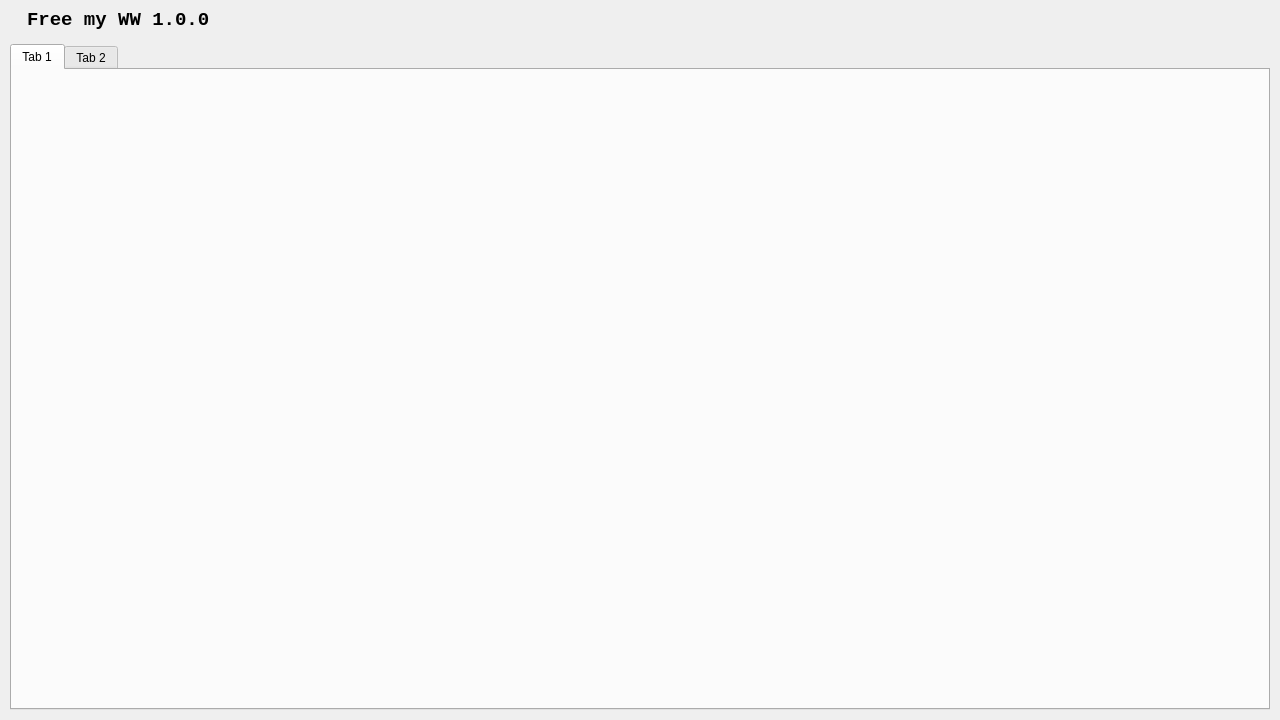
<?xml version="1.0" encoding="UTF-8"?>
<ui version="4.0">
 <class>Form</class>
 <widget class="QWidget" name="Form">
  <property name="geometry">
   <rect>
    <x>0</x>
    <y>0</y>
    <width>1280</width>
    <height>720</height>
   </rect>
  </property>
  <property name="mouseTracking">
   <bool>true</bool>
  </property>
  <property name="windowTitle">
   <string>Form</string>
  </property>
  <layout class="QVBoxLayout" name="MustLayout">
   <property name="spacing">
    <number>0</number>
   </property>
   <property name="leftMargin">
    <number>0</number>
   </property>
   <property name="topMargin">
    <number>0</number>
   </property>
   <property name="rightMargin">
    <number>0</number>
   </property>
   <property name="bottomMargin">
    <number>0</number>
   </property>
   <item>
    <widget class="QWidget" name="GlobalWidget" native="true">
     <property name="mouseTracking">
      <bool>true</bool>
     </property>
     <layout class="QVBoxLayout" name="verticalLayout" stretch="1,20">
      <property name="spacing">
       <number>5</number>
      </property>
      <property name="leftMargin">
       <number>5</number>
      </property>
      <property name="topMargin">
       <number>0</number>
      </property>
      <property name="rightMargin">
       <number>5</number>
      </property>
      <property name="bottomMargin">
       <number>5</number>
      </property>
      <item>
       <layout class="QGridLayout" name="TitleBar">
        <property name="sizeConstraint">
         <enum>QLayout::SetNoConstraint</enum>
        </property>
        <property name="leftMargin">
         <number>10</number>
        </property>
        <property name="spacing">
         <number>0</number>
        </property>
        <item row="0" column="0" rowspan="2">
         <layout class="QHBoxLayout" name="TitleLayout" stretch="0,0,13">
          <property name="spacing">
           <number>0</number>
          </property>
          <property name="leftMargin">
           <number>5</number>
          </property>
          <property name="topMargin">
           <number>5</number>
          </property>
          <property name="rightMargin">
           <number>0</number>
          </property>
          <item>
           <widget class="QLabel" name="LabelPic">
            <property name="frameShape">
             <enum>QFrame::NoFrame</enum>
            </property>
            <property name="text">
             <string/>
            </property>
            <property name="pixmap">
             <pixmap resource="images/Free_my_WW_QRC.qrc">:/Logo/32X32.ico</pixmap>
            </property>
            <property name="alignment">
             <set>Qt::AlignJustify|Qt::AlignVCenter</set>
            </property>
           </widget>
          </item>
          <item>
           <widget class="QLabel" name="SoftwareName">
            <property name="font">
             <font>
              <family>Consolas</family>
              <pointsize>14</pointsize>
              <italic>false</italic>
              <bold>true</bold>
              <underline>false</underline>
              <strikeout>false</strikeout>
              <kerning>true</kerning>
             </font>
            </property>
            <property name="text">
             <string>Free my WW 1.0.0</string>
            </property>
           </widget>
          </item>
          <item>
           <spacer name="TitleSpace">
            <property name="orientation">
             <enum>Qt::Horizontal</enum>
            </property>
            <property name="sizeHint" stdset="0">
             <size>
              <width>0</width>
              <height>0</height>
             </size>
            </property>
           </spacer>
          </item>
         </layout>
        </item>
        <item row="0" column="1">
         <layout class="QHBoxLayout" name="WindowControlButtons">
          <property name="spacing">
           <number>0</number>
          </property>
          <item>
           <widget class="QPushButton" name="HideToWindow">
            <property name="mouseTracking">
             <bool>true</bool>
            </property>
            <property name="toolTip">
             <string>深度隐藏（去任务管理器找）</string>
            </property>
            <property name="whatsThis">
             <string/>
            </property>
            <property name="styleSheet">
             <string notr="true">QPushButton {
    background: transparent;  /* 透明背景 */
    border: none;            /* 移除默认边框 */
}
/* 悬停状态 */
QPushButton:hover {
    background: rgb(196, 43, 28); /* 轻微高亮 */
}
/* 按下状态 */
QPushButton:pressed {
    background: rgb(199, 64, 49);
}</string>
            </property>
            <property name="text">
             <string/>
            </property>
            <property name="icon">
             <iconset resource="images/Free_my_WW_QRC.qrc">
              <normaloff>:/标题栏/深度隐藏.png</normaloff>:/标题栏/深度隐藏.png</iconset>
            </property>
            <property name="iconSize">
             <size>
              <width>40</width>
              <height>30</height>
             </size>
            </property>
           </widget>
          </item>
          <item>
           <widget class="QPushButton" name="SystemTray">
            <property name="mouseTracking">
             <bool>true</bool>
            </property>
            <property name="toolTip">
             <string>托盘隐藏</string>
            </property>
            <property name="statusTip">
             <string/>
            </property>
            <property name="styleSheet">
             <string notr="true">QPushButton {
    background: transparent;  /* 透明背景 */
    border: none;            /* 移除默认边框 */
}
/* 悬停状态 */
QPushButton:hover {
    background: rgb(233, 233, 233); /* 轻微高亮 */
}
/* 按下状态 */
QPushButton:pressed {
    background: rgb(213, 213, 213);
}</string>
            </property>
            <property name="text">
             <string/>
            </property>
            <property name="icon">
             <iconset resource="images/Free_my_WW_QRC.qrc">
              <normaloff>:/标题栏/托盘隐藏.png</normaloff>:/标题栏/托盘隐藏.png</iconset>
            </property>
            <property name="iconSize">
             <size>
              <width>40</width>
              <height>30</height>
             </size>
            </property>
           </widget>
          </item>
          <item>
           <widget class="QPushButton" name="Min">
            <property name="mouseTracking">
             <bool>true</bool>
            </property>
            <property name="toolTip">
             <string>最小化</string>
            </property>
            <property name="styleSheet">
             <string notr="true">QPushButton {
    background: transparent;  /* 透明背景 */
    border: none;            /* 移除默认边框 */
}
/* 悬停状态 */
QPushButton:hover {
    background: rgb(233, 233, 233); /* 轻微高亮 */
}
/* 按下状态 */
QPushButton:pressed {
    background: rgb(213, 213, 213);
}</string>
            </property>
            <property name="text">
             <string/>
            </property>
            <property name="icon">
             <iconset resource="images/Free_my_WW_QRC.qrc">
              <normaloff>:/标题栏/最小化.png</normaloff>:/标题栏/最小化.png</iconset>
            </property>
            <property name="iconSize">
             <size>
              <width>40</width>
              <height>30</height>
             </size>
            </property>
           </widget>
          </item>
          <item>
           <widget class="QPushButton" name="MaxOrRestore">
            <property name="mouseTracking">
             <bool>true</bool>
            </property>
            <property name="toolTip">
             <string>最大化/恢复</string>
            </property>
            <property name="styleSheet">
             <string notr="true">QPushButton {
    background: transparent;  /* 透明背景 */
    border: none;            /* 移除默认边框 */
	icon: url(:/标题栏/最大化.png); /*最大化图标*/
}
/* 悬停状态 */
QPushButton:hover {
    background: rgb(233, 233, 233); /* 轻微高亮 */
}
/* 按下状态 */
QPushButton:pressed {
    background: rgb(213, 213, 213);
}
/* 选中状态显示*/
QPushButton:checked {
    icon: url(:/标题栏/窗口恢复.png);	/*恢复图标*/
}
</string>
            </property>
            <property name="icon">
             <iconset resource="images/Free_my_WW_QRC.qrc">
              <normaloff>:/标题栏/最大化.png</normaloff>:/标题栏/最大化.png</iconset>
            </property>
            <property name="iconSize">
             <size>
              <width>40</width>
              <height>30</height>
             </size>
            </property>
            <property name="checkable">
             <bool>true</bool>
            </property>
            <property name="checked">
             <bool>false</bool>
            </property>
            <property name="autoRepeat">
             <bool>false</bool>
            </property>
           </widget>
          </item>
          <item>
           <widget class="QPushButton" name="Close">
            <property name="mouseTracking">
             <bool>true</bool>
            </property>
            <property name="toolTip">
             <string>关闭</string>
            </property>
            <property name="styleSheet">
             <string notr="true">QPushButton {
    background: transparent;  /* 透明背景 */
    border:  transparent;            /* 移除默认边框 */
}
/* 悬停状态 */
QPushButton:hover {
    background: rgb(196, 43, 28); /* 轻微高亮 */
}
/* 按下状态 */
QPushButton:pressed {
    background: rgb(199, 64, 49);
}
</string>
            </property>
            <property name="text">
             <string/>
            </property>
            <property name="icon">
             <iconset resource="images/Free_my_WW_QRC.qrc">
              <normaloff>:/标题栏/关闭.png</normaloff>:/标题栏/关闭.png</iconset>
            </property>
            <property name="iconSize">
             <size>
              <width>40</width>
              <height>30</height>
             </size>
            </property>
           </widget>
          </item>
         </layout>
        </item>
       </layout>
      </item>
      <item>
       <widget class="QWidget" name="MainWidget" native="true">
        <property name="mouseTracking">
         <bool>true</bool>
        </property>
        <layout class="QVBoxLayout" name="verticalLayout_2">
         <property name="spacing">
          <number>0</number>
         </property>
         <property name="leftMargin">
          <number>5</number>
         </property>
         <property name="topMargin">
          <number>5</number>
         </property>
         <property name="rightMargin">
          <number>5</number>
         </property>
         <property name="bottomMargin">
          <number>5</number>
         </property>
         <item>
          <widget class="QTabWidget" name="tabWidget">
           <property name="mouseTracking">
            <bool>false</bool>
           </property>
           <property name="currentIndex">
            <number>0</number>
           </property>
           <widget class="QWidget" name="tab">
            <attribute name="title">
             <string>Tab 1</string>
            </attribute>
           </widget>
           <widget class="QWidget" name="tab_2">
            <attribute name="title">
             <string>Tab 2</string>
            </attribute>
           </widget>
          </widget>
         </item>
        </layout>
       </widget>
      </item>
     </layout>
    </widget>
   </item>
  </layout>
 </widget>
 <resources>
  <include location="images/Free_my_WW_QRC.qrc"/>
 </resources>
 <connections/>
</ui>
